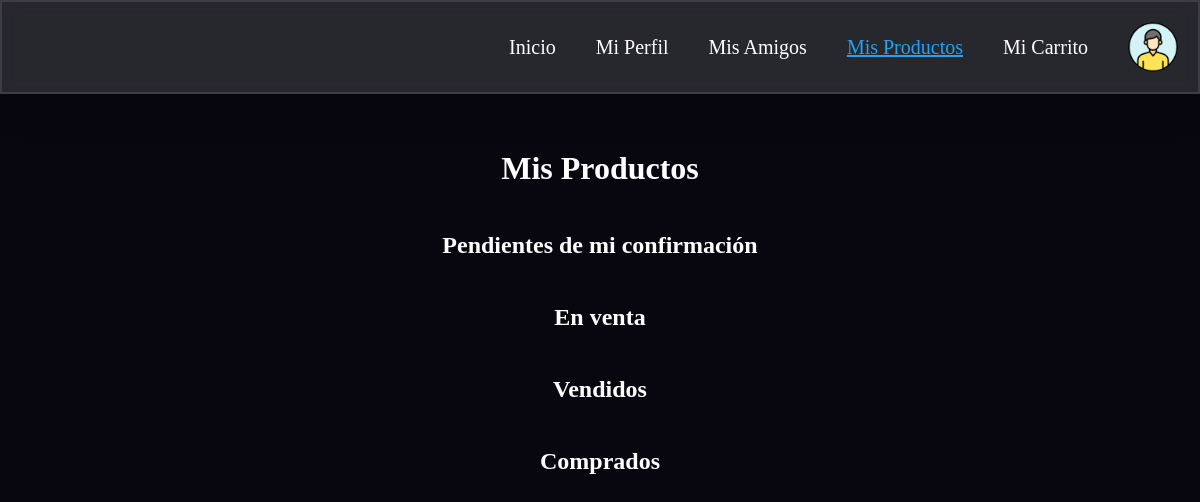
The app's page /productos (signed in), older data.
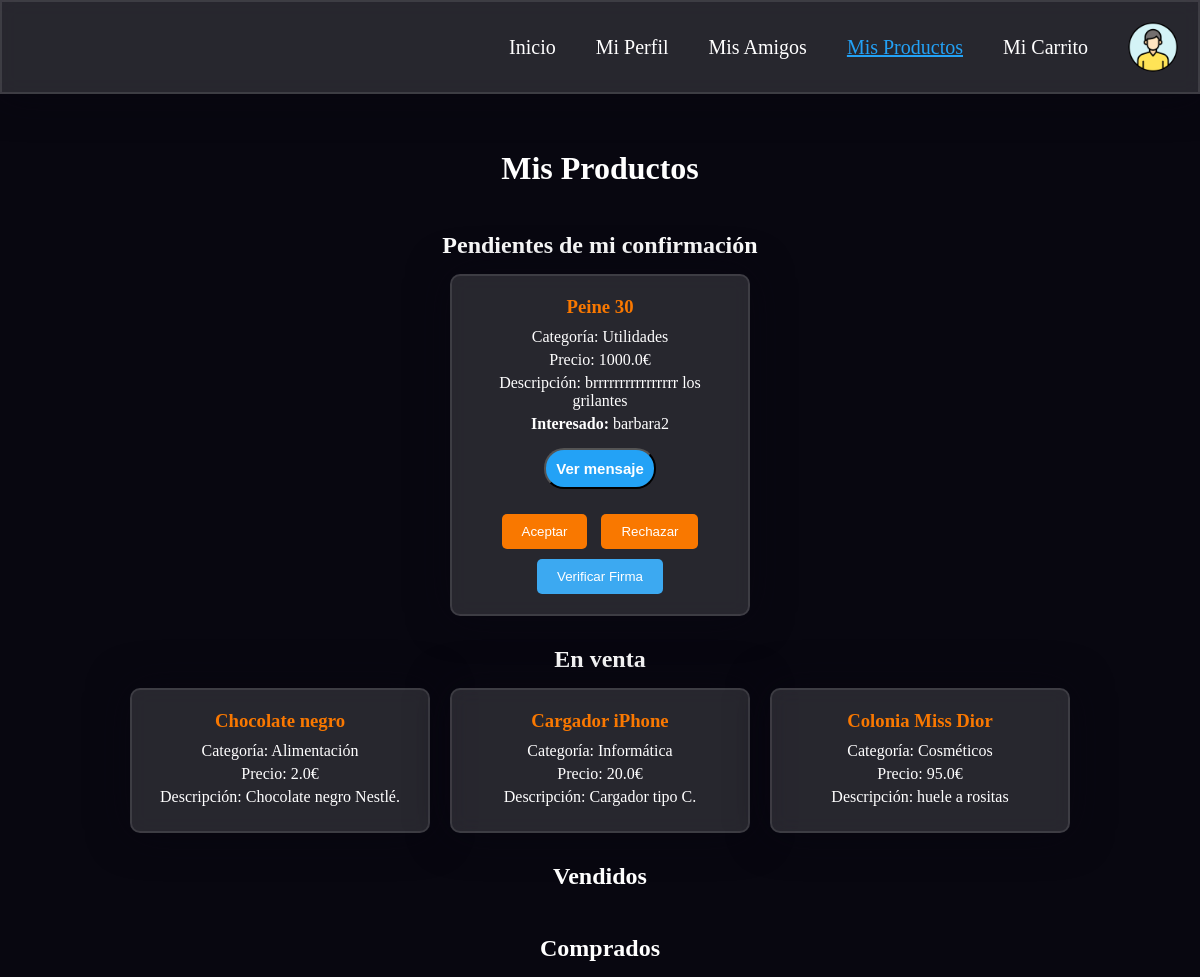
The same page, newer data.
### app.py (models this page shows)
class Product(db.Model):
    __tablename__ = 'products'
    id = db.Column(db.Integer, primary_key=True)
    name = db.Column(db.String(80), nullable=False)
    category = db.Column(db.String(80), nullable=False)
    price = db.Column(db.Float, nullable=False)
    description = db.Column(db.String(200), nullable=False)
    status = db.Column(db.String(20), nullable=False, default='en venta')
    seller_id = db.Column(db.Integer, db.ForeignKey('users.id'), nullable=False)
    buyer_id = db.Column(db.Integer, db.ForeignKey('users.id'), nullable=True)
    message = db.Column(db.String(200), nullable=True)
    created_at = db.Column(db.String(120), nullable=False)
    signature = db.Column(db.String(512), nullable=True)  # Firma digital

class User(db.Model):
    __tablename__ = 'users'
    id = db.Column(db.Integer, primary_key=True)
    username = db.Column(db.String(80), unique=True, nullable=False)
    nombre = db.Column(db.String(80), nullable=False)
    ciudad = db.Column(db.String(80), nullable=False)
    email = db.Column(db.String(120), unique=True, nullable=False)
    bank_account = db.Column(db.String(50), nullable=False, default="")  # Usar cadena vacía como valor por defecto
    key = db.Column(db.String(64), nullable=False)
    salt = db.Column(db.String(32), nullable=False)
    created_at = db.Column(db.String(120), nullable=False)
    updated_at = db.Column(db.String(120), nullable=False)
    objetos_vendidos = db.Column(db.String(200), nullable=True, default="")
    objetos_comprados = db.Column(db.String(200), nullable=True, default="")
    products_sold = db.relationship('Product', backref='seller', lazy=True, foreign_keys='Product.seller_id')
    products_bought = db.relationship('Product', backref='buyer', lazy=True, foreign_keys='Product.buyer_id')
    keys = db.relationship('UserKeys', back_populates='user', uselist=False)  # Relación uno a uno

### app.py (the view)
@app.route('/productos')
def productos():
    user_id = session.get('user_id')
    productos_pendientes = Product.query.filter_by(seller_id=user_id, status='pendiente de confirmación').all()
    productos_en_venta = Product.query.filter_by(seller_id=user_id, status='en venta').all()
    productos_vendidos = Product.query.filter_by(seller_id=user_id, status='vendido').all()
    productos_comprados = Product.query.filter_by(buyer_id=user_id, status='vendido').all()
    return render_template('productos.html',
                           productos_pendientes=productos_pendientes,
                           productos_en_venta=productos_en_venta,
                           productos_vendidos=productos_vendidos, productos_comprados=productos_comprados)

### templates/productos.html (shortened to what this page needs)
<!DOCTYPE html>
<html lang="en">
<head>
    <link rel="stylesheet" type="text/css" href="{{ url_for('static', filename='styles/productos.css') }}">
</head>
<body>
    <nav>
        <a href="{{ url_for('app_route') }}">Inicio</a>
        <a href="{{ url_for('perfil') }}">Mi Perfil</a>
        <a href="{{ url_for('amigos') }}">Mis Amigos</a>
        <a class="selected" href="{{ url_for('productos') }}">Mis Productos</a>
        <a href="{{ url_for('carrito') }}">Mi Carrito</a>
        <img src="{{ url_for('static', filename='imagenes/perfil.png') }}" alt="Perfil" id="profile-img">
    </nav>
    <h1>Mis Productos</h1>
    <h2>Pendientes de mi confirmación</h2>
    <div class="product-list">
        {% for producto in productos_pendientes %}
            <div class="product-card">
                <h3>{{ producto.name }}</h3>
                <p>Categoría: {{ producto.category }}</p>
                <p>Precio: {{ producto.price }}€</p>
                <p>Descripción: {{ producto.description }}</p>
                <p><strong>Interesado:</strong> {{ producto.buyer.username }}</p>
                <p>
                <div class="botones">
                    <button class="boton_criptar" onclick="decryptMessage({{ producto.id }})">Ver mensaje</button>
                </div>
                </p>
                <form class="boton-aceptar" action="{{ url_for('validar_compra') }}" method="post" style="display: inline-block;">
                    <input type="submit" value="Aceptar">
                </form>
                <form class="boton-rechazar" action="{{ url_for('rechazar_compra') }}" method="post" style="display: inline-block;">
                    <input type="submit" value="Rechazar">
                </form>
                <form class="boton-verificar" id="verify-signature-form-{{ producto.id }}" action="{{ url_for('verify_signature') }}" method="post" onsubmit="return verifySignature(event, {{ producto.id }})" style="display: inline-block;">
                    <button type="submit">Verificar Firma</button>
                </form>
            </div>
        {% endfor %}
    </div>
    <h2>En venta</h2>
    <div class="product-list">
        {% for producto in productos_en_venta %}
            <div class="product-card">
                <h3>{{ producto.name }}</h3>
                <p>Categoría: {{ producto.category }}</p>
                <p>Precio: {{ producto.price }}€</p>
                <p>Descripción: {{ producto.description }}</p>
            </div>
        {% endfor %}
    </div>
    <h2>Vendidos</h2>
    <h2>Comprados</h2>
</body>
</html>

Row changes from the older to the newer data that the page shows:
added Product: name "Peine 30", category "Utilidades", price "1000.0", description "brrrrrrrrrrrrrrrr los grilantes", buyer.username "barbara2", shown under "Pendientes de mi confirmación"
added Product: name "Chocolate negro", category "Alimentación", price "2.0", description "Chocolate negro Nestlé.", shown under "En venta"
added Product: name "Cargador iPhone", category "Informática", price "20.0", description "Cargador tipo C.", shown under "En venta"
added Product: name "Colonia Miss Dior", category "Cosméticos", price "95.0", description "huele a rositas", shown under "En venta"
